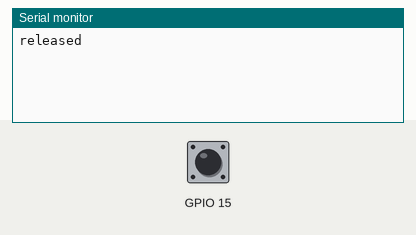
A sketch run on a simulated ESP32. Parts: the last lines printed to the serial monitor. The inputs (shaded band) are chosen by the test bench; at power-on: GPIO 15 HIGH.

Above: at 1.2 s.
1.3 s: GPIO 15 pulled LOW for 0.15 s
At 1.44 s:
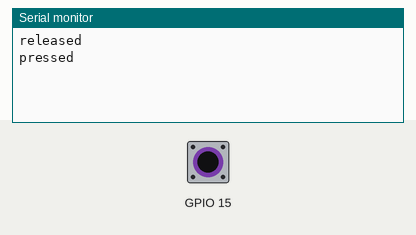
At 2.0 s:
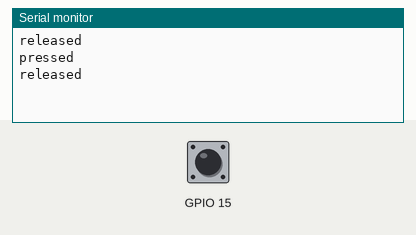

The sketch:

esp32-button.ino
```cpp
int last = -1;
void setup() { Serial.begin(115200); pinMode(15, INPUT_PULLUP); }
void loop() {
  int pressed = digitalRead(15) == LOW;
  if (pressed != last) { Serial.println(pressed ? "pressed" : "released"); last = pressed; }
  delay(20);
}
```

Measured:
- after the input at 1.3 s, the serial monitor: prints a new line at once (image 1)
